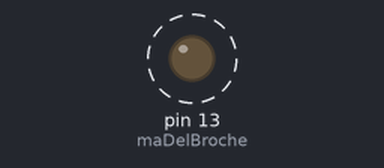
Bench run of a sketch on a simulated Arduino Uno, built with avr-gcc and run on an emulated ATmega328P. Shown: output pins drawn as LEDs (lit = HIGH). Dashed ring = blinking.

Above: at 0.05 s.
Timing chart, 0 to 3.0 s (numbered marks = the images above):
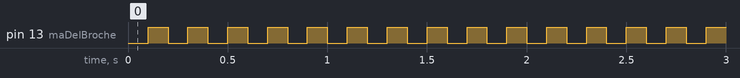

The sketch:

controle_del_arduino.ino
```cpp
int maDelBroche = 13;  // BROCHE CONNECTÉE À LA DEL

int maDelValeur = LOW;  // VALEUR INITIALE DE LA DEL

unsigned long monChronoDepart = 0;  // VARIABLE POUR CHRONOMÈTRER LE CLIGNOTEMENT

void setup() {
  pinMode(maDelBroche, OUTPUT);  // SORTIE NUMERIQUE
  digitalWrite(maDelBroche, maDelValeur); // APPLIQUER LA VALEUR A LA DEL
}

void loop() {

  if (millis() - monChronoDepart >= 100) { // SI LE CHRONOMÈTRE DÉPASSE 100 MS
    monChronoDepart = millis(); // REDÉMARRER LE CHRONOMÈTRE

    maDelValeur = !(maDelValeur); // INVERSER LA VALEUR AVEC LE SYMBOL !
    digitalWrite(maDelBroche, maDelValeur); // APPLIQUER LA VALEUR A LA DEL

  }
}
```

Measured:
- by itself, pin 13 (maDelBroche): alternates HIGH for 0.10 s and LOW for 0.10 s
